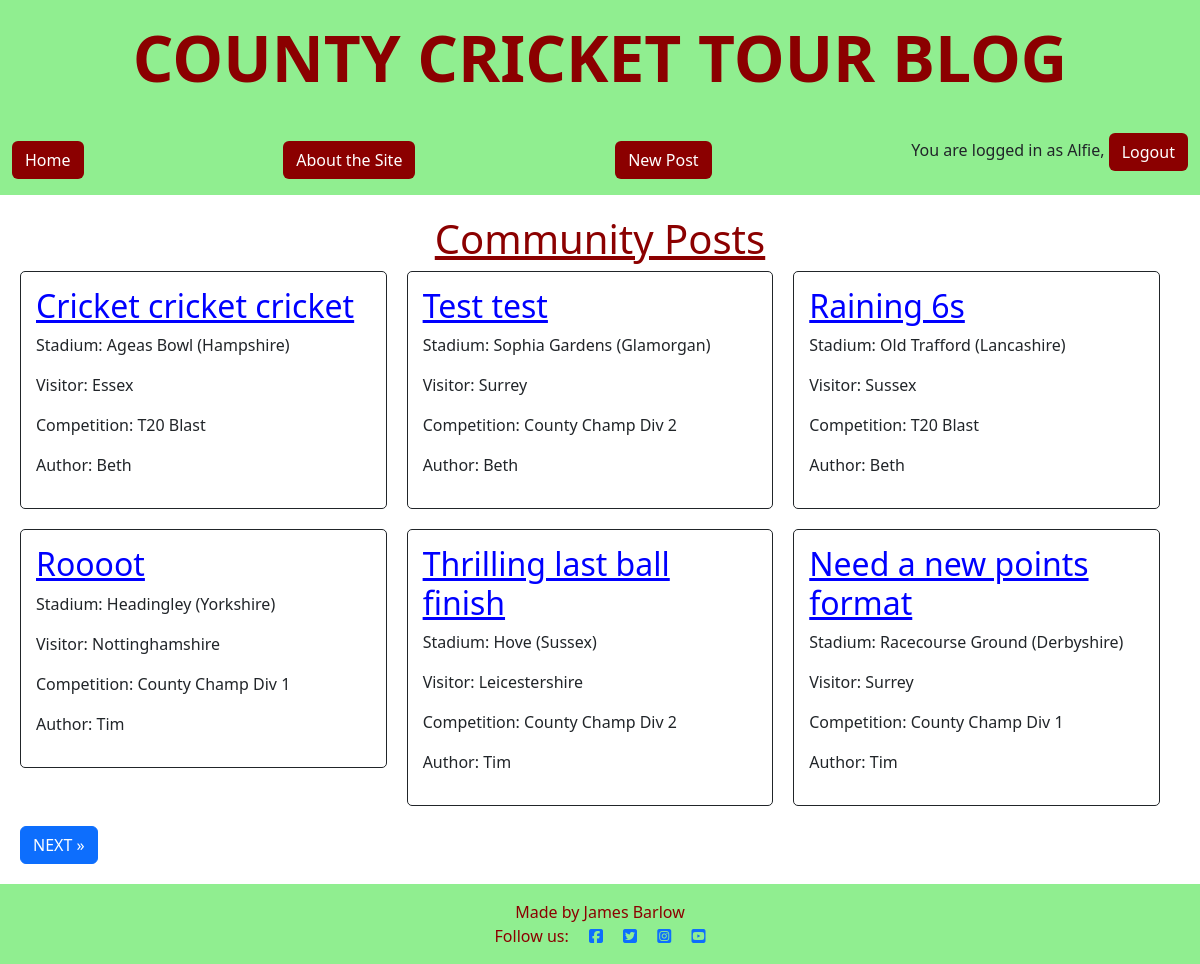
Screenshot of / (signed in) with the database file from the repository.
### blog/models.py (models this page shows, shortened)
class Post(models.Model):
    title = models.CharField(max_length=200, unique=True)
    slug = AutoSlugField(populate_from='title', unique=True)
    author = models.ForeignKey(
        User, on_delete=models.CASCADE, related_name="blog_posts"
    )
    stadium = models.CharField(max_length=50, choices=STADIUM_CHOICES, default='Lords')
    visitor = models.CharField(max_length=50, choices=VISITORS_CHOICES, default='Surrey')
    competition = models.CharField(max_length=20, choices=COMPETITION_CHOICES, default='County Champ Div 1')
    content = models.TextField()
    created_on = models.DateTimeField(auto_now_add=True)
    status = models.IntegerField(choices=STATUS, default=0)

### blog/views.py (the view)
# urls.py: path('', views.PostList.as_view(), name='home'),
class PostList(generic.ListView):
    queryset = Post.objects.filter(status=1)
    template_name = "blog/index.html"
    paginate_by = 6

### blog/templates/blog/index.html (shortened to what this page needs)
{% extends "base.html" %}
{% block content %}
<!DOCTYPE html>
<html lang="en">
<head>
</head>
<body class="index">
    <div class="index">
        <h1 class="page-title">Community Posts</h1>
        {% for post in object_list %}
        <div class="card post">
            <h2>
                <a href="{% url 'post_detail' post.slug %}" class="post-title">{{post.title}}</a>
            </h2>
            <p>Stadium: {{post.stadium}}</p>
            <p>Visitor: {{post.visitor}}</p>
            <p>Competition: {{post.competition}}</p>
            <p>Author: {{post.author}}</p>
        </div>
        {% endfor %}
        {% if page_obj.has_next %}
        <a href="?page={{ page_obj.next_page_number }}" class="btn btn-primary n-p">NEXT &raquo;</a>
        {% endif %}
    </div>
</body>
</html>
{% endblock %}

### templates/base.html (shortened to what this page needs)
{% load static %}
{% url 'home' as home_url %}
{% url 'account_login' as login_url %}
{% url 'account_signup' as signup_url %}
{% url 'account_logout' as logout_url %}
<!DOCTYPE html>
<html class="h-100" lang="en">
<head>
    <link href="https://cdn.jsdelivr.net/npm/bootstrap@5.3.3/dist/css/bootstrap.min.css" rel="stylesheet"
>
    <link rel="stylesheet" href="{% static 'css/style.css' %}">
</head>
<body class="d-flex flex-column h-100">
    <div class="title-banner">
        <h1 class="title">COUNTY CRICKET TOUR BLOG</h1>
    </div>
    <nav class="navbar navbar-expand-lg navbar-light nav-bg">
        <div class="container-fluid">
            <a href="{% url 'home' %}" class="btn nav-btn">
                Home
            </a>
            <a href="{% url 'about' %}" class="btn nav-btn">
                About the Site
            </a>
            {% if user.is_authenticated %}
            <a href="{% url 'add_post' %}" class="btn nav-btn">New Post</a>
	        <p>
                You are logged in as {{ user }},
                <a class="btn nav-btn{% if request.path == logout_url %}active{% endif %}" aria-current="page"
                href="{% url 'account_logout' %}">
                Logout
                </a>
            </p>
            {% endif %}
        </div>
    </nav>
    <main>
        {% block content %}{% endblock content %}
    </main>
    <footer class="footer mt-auto py-3 footer-bg">
        <div class="container">
            <p class="m-0 text-center footer-text">Made by James Barlow</p>
            <p class="m-0 text-center footer-text">Follow us:
                <a href="https://www.facebook.com/" target="_blank"><i class="fab fa-facebook-square ms-3"></i></a>
                <a href="https://www.twitter.com/" target="_blank"><i class="fab fa-twitter-square ms-3"></i></a>
                <a href="https://www.instagram.com/" target="_blank"><i class="fab fa-instagram-square ms-3"></i></a>
                <a href="https://www.youtube.com/" target="_blank"><i class="fab fa-youtube-square ms-3"></i></a>
            </p>
        </div>
    </footer>
</body>
</html>

### static/css/style.css (style rules this page uses)
.title { color: #8B0000; font-size: 4rem; font-weight: bold; }
.title-banner { background-color: #90EE90; padding: 20px; text-align: center; position: relative; top: 0; width: 100%; }
.page-title { color: #8B0000; text-align: center; text-decoration: underline; }
.post-title { color: blue; text-align: center; text-decoration: underline; }
.nav-bg { background-color: #90EE90; }
.nav-btn { color: white; background-color: #8B0000 }
.footer-bg { background-color: #90EE90; }
.footer-text { color: #8B0000; }
.index { padding: 20px; }
.card { border: 1px solid; background-color: transparent; border-radius: 5px; padding: 15px; }
.post { width: calc(33.33% - 20px); margin-right: 20px; margin-bottom: 20px; float: left; box-sizing: border-box; }

### rows the page displays
Post: title "Cricket cricket cricket", stadium "Ageas Bowl (Hampshire)", visitor "Essex", competition "T20 Blast", author "Beth"
Post: title "Test test", stadium "Sophia Gardens (Glamorgan)", visitor "Surrey", competition "County Champ Div 2", author "Beth"
Post: title "Raining 6s", stadium "Old Trafford (Lancashire)", visitor "Sussex", competition "T20 Blast", author "Beth"
Post: title "Roooot", stadium "Headingley (Yorkshire)", visitor "Nottinghamshire", competition "County Champ Div 1", author "Tim"
Post: title "Thrilling last ball finish", stadium "Hove (Sussex)", visitor "Leicestershire", competition "County Champ Div 2", author "Tim"
Post: title "Need a new points format", stadium "Racecourse Ground (Derbyshire)", visitor "Surrey", competition "County Champ Div 1", author "Tim"

### other values shown
{{ user }} "Alfie"
